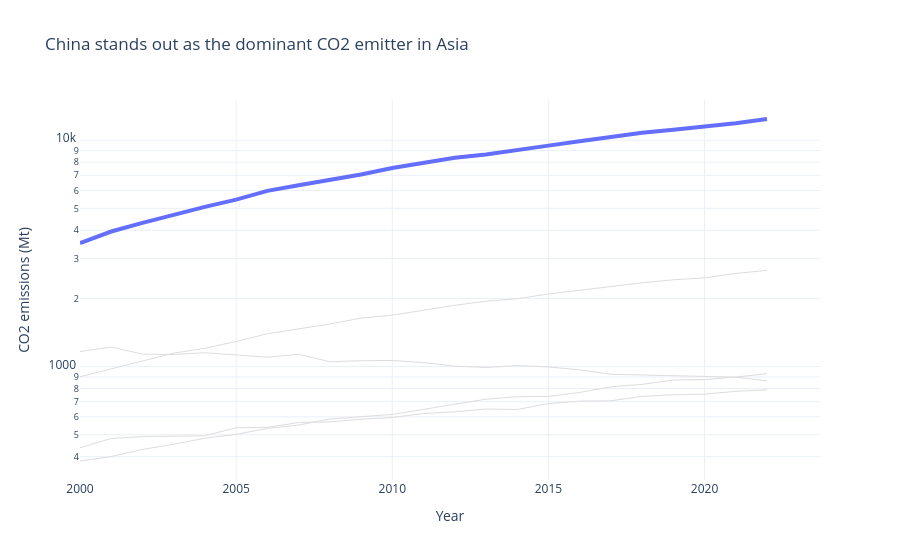

Notebook code cell kept with this figure:
### Code cell
# Task 1 — Multi-series line chart with highlight

asia = df[df["Region"] == "Asia"].copy()
highlight_country = "China"

fig = go.Figure()

for country in asia["Country"].unique():
    country_data = asia[asia["Country"] == country]

    if country == highlight_country:
        fig.add_trace(go.Scatter(
            x=country_data["Year"],
            y=country_data["CO2_Mt"],
            mode="lines",
            line=dict(width=4),
            name=country
        ))
    else:
        fig.add_trace(go.Scatter(
            x=country_data["Year"],
            y=country_data["CO2_Mt"],
            mode="lines",
            line=dict(color="#DDDDDD", width=1),
            showlegend=False,
            hoverinfo="skip"
        ))

# Label the highlighted country at the end of the line
last_point = asia[
    (asia["Country"] == highlight_country) &
    (asia["Year"] == asia["Year"].max())
]

fig.add_annotation(
    x=last_point["Year"].iloc[0],
    y=last_point["CO2_Mt"].iloc[0],
    text=highlight_country,
    showarrow=False,
    xshift=35
)

fig.update_layout(
    title="China stands out as the dominant CO2 emitter in Asia",
    template="plotly_white",
    xaxis_title="Year",
    yaxis_title="CO2 emissions (Mt)",
    showlegend=False
)

fig.update_yaxes(type="log")

fig.show()

### Figure 1 — Plotly figure (JSON) as saved in the notebook; plotly's stock layout.template omitted (floating-point values rounded to 4 significant figures)
{"data": [{"line": {"width": 4}, "mode": "lines", "name": "China", "type": "scatter", "x": [2000, 2001, 2002, 2003, 2004, 2005, 2006, 2007, 2008, 2009, 2010, 2011, 2012, 2013, 2014, 2015, 2016, 2017, 2018, 2019, 2020, 2021, 2022], "y": [3514.0, 3952.0, 4312.0, 4692.0, 5079.0, 5468.0, 5974.0, 6323.0, 6673.0, 7053.0, 7543.0, 7972.0, 8365.0, 8641.0, 9078.0, 9466.0, 9887.0, 10360.0, 10790.0, 11130.0, 11450.0, 11900.0, 12410.0]}, {"hoverinfo": "skip", "line": {"color": "#DDDDDD", "width": 1}, "mode": "lines", "showlegend": false, "type": "scatter", "x": [2000, 2001, 2002, 2003, 2004, 2005, 2006, 2007, 2008, 2009, 2010, 2011, 2012, 2013, 2014, 2015, 2016, 2017, 2018, 2019, 2020, 2021, 2022], "y": [901.6, 974.6, 1056.0, 1146.0, 1205.0, 1291.0, 1396.0, 1466.0, 1542.0, 1637.0, 1687.0, 1774.0, 1865.0, 1945.0, 1994.0, 2092.0, 2177.0, 2267.0, 2345.0, 2419.0, 2466.0, 2580.0, 2661.0]}, {"hoverinfo": "skip", "line": {"color": "#DDDDDD", "width": 1}, "mode": "lines", "showlegend": false, "type": "scatter", "x": [2000, 2001, 2002, 2003, 2004, 2005, 2006, 2007, 2008, 2009, 2010, 2011, 2012, 2013, 2014, 2015, 2016, 2017, 2018, 2019, 2020, 2021, 2022], "y": [1166.0, 1220.0, 1136.0, 1131.0, 1151.0, 1127.0, 1101.0, 1133.0, 1050.0, 1061.0, 1064.0, 1042.0, 1005.0, 990.9, 1010.0, 996.6, 967.4, 925.1, 916.6, 914.5, 902.8, 898.1, 865.1]}, {"hoverinfo": "skip", "line": {"color": "#DDDDDD", "width": 1}, "mode": "lines", "showlegend": false, "type": "scatter", "x": [2000, 2001, 2002, 2003, 2004, 2005, 2006, 2007, 2008, 2009, 2010, 2011, 2012, 2013, 2014, 2015, 2016, 2017, 2018, 2019, 2020, 2021, 2022], "y": [438.1, 481.5, 490.6, 490.8, 494.6, 537.2, 539.0, 566.1, 570.0, 585.4, 595.9, 620.6, 631.1, 649.6, 646.2, 686.5, 704.0, 706.0, 738.5, 750.8, 755.8, 777.3, 789.5]}, {"hoverinfo": "skip", "line": {"color": "#DDDDDD", "width": 1}, "mode": "lines", "showlegend": false, "type": "scatter", "x": [2000, 2001, 2002, 2003, 2004, 2005, 2006, 2007, 2008, 2009, 2010, 2011, 2012, 2013, 2014, 2015, 2016, 2017, 2018, 2019, 2020, 2021, 2022], "y": [382.8, 400.4, 430.7, 453.8, 482.6, 501.9, 533.0, 551.8, 586.6, 602.5, 614.5, 647.3, 680.1, 717.7, 736.3, 738.2, 768.8, 813.7, 834.8, 872.3, 876.5, 898.5, 930.5]}], "layout": {"annotations": [{"showarrow": false, "text": "China", "x": 2022, "xshift": 35, "y": 12410.0}], "showlegend": false, "title": {"text": "China stands out as the dominant CO2 emitter in Asia"}, "xaxis": {"title": {"text": "Year"}}, "yaxis": {"title": {"text": "CO2 emissions (Mt)"}, "type": "log"}}}
